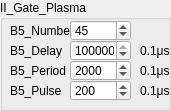
     <widget class="QGroupBox" name="groupBox_15">
      <property name="geometry">
       <rect>
        <x>210</x>
        <y>360</y>
        <width>171</width>
        <height>111</height>
       </rect>
      </property>
      <property name="title">
       <string>II_Gate_Plasma</string>
      </property>
      <widget class="QLabel" name="LaserPStextlbl1_17">
       <property name="geometry">
        <rect>
         <x>10</x>
         <y>20</y>
         <width>61</width>
         <height>21</height>
        </rect>
       </property>
       <property name="text">
        <string>B5_Number</string>
       </property>
       <property name="alignment">
        <set>Qt::AlignLeading|Qt::AlignLeft|Qt::AlignVCenter</set>
       </property>
       <property name="wordWrap">
        <bool>false</bool>
       </property>
      </widget>
      <widget class="QLabel" name="LaserPStextlbl1_19">
       <property name="geometry">
        <rect>
         <x>10</x>
         <y>80</y>
         <width>61</width>
         <height>21</height>
        </rect>
       </property>
       <property name="text">
        <string>B5_Pulse</string>
       </property>
       <property name="alignment">
        <set>Qt::AlignLeading|Qt::AlignLeft|Qt::AlignVCenter</set>
       </property>
       <property name="wordWrap">
        <bool>false</bool>
       </property>
      </widget>
      <widget class="QSpinBox" name="B5_Period">
       <property name="geometry">
        <rect>
         <x>70</x>
         <y>60</y>
         <width>61</width>
         <height>21</height>
        </rect>
       </property>
       <property name="minimum">
        <number>0</number>
       </property>
       <property name="maximum">
        <number>100000000</number>
       </property>
       <property name="value">
        <number>2000</number>
       </property>
      </widget>
      <widget class="QLabel" name="LaserPStextlbl1_18">
       <property name="geometry">
        <rect>
         <x>10</x>
         <y>60</y>
         <width>61</width>
         <height>21</height>
        </rect>
       </property>
       <property name="text">
        <string>B5_Period</string>
       </property>
       <property name="alignment">
        <set>Qt::AlignLeading|Qt::AlignLeft|Qt::AlignVCenter</set>
       </property>
       <property name="wordWrap">
        <bool>false</bool>
       </property>
      </widget>
      <widget class="QSpinBox" name="B5_Pulse">
       <property name="geometry">
        <rect>
         <x>70</x>
         <y>80</y>
         <width>61</width>
         <height>21</height>
        </rect>
       </property>
       <property name="minimum">
        <number>10</number>
       </property>
       <property name="maximum">
        <number>2000</number>
       </property>
       <property name="value">
        <number>200</number>
       </property>
      </widget>
      <widget class="QSpinBox" name="B5_Number">
       <property name="geometry">
        <rect>
         <x>70</x>
         <y>20</y>
         <width>61</width>
         <height>21</height>
        </rect>
       </property>
       <property name="minimum">
        <number>0</number>
       </property>
       <property name="maximum">
        <number>300</number>
       </property>
       <property name="value">
        <number>45</number>
       </property>
      </widget>
      <widget class="QSpinBox" name="B5_Delay">
       <property name="geometry">
        <rect>
         <x>70</x>
         <y>40</y>
         <width>61</width>
         <height>21</height>
        </rect>
       </property>
       <property name="minimum">
        <number>0</number>
       </property>
       <property name="maximum">
        <number>100000000</number>
       </property>
       <property name="value">
        <number>29969150</number>
       </property>
      </widget>
      <widget class="QLabel" name="LaserPStextlbl1_16">
       <property name="geometry">
        <rect>
         <x>10</x>
         <y>40</y>
         <width>61</width>
         <height>21</height>
        </rect>
       </property>
       <property name="text">
        <string>B5_Delay</string>
       </property>
       <property name="alignment">
        <set>Qt::AlignLeading|Qt::AlignLeft|Qt::AlignVCenter</set>
       </property>
       <property name="wordWrap">
        <bool>false</bool>
       </property>
      </widget>
      <widget class="QLabel" name="LaserPStextlbl1_44">
       <property name="geometry">
        <rect>
         <x>140</x>
         <y>40</y>
         <width>31</width>
         <height>21</height>
        </rect>
       </property>
       <property name="text">
        <string>0.1μs</string>
       </property>
       <property name="alignment">
        <set>Qt::AlignLeading|Qt::AlignLeft|Qt::AlignVCenter</set>
       </property>
       <property name="wordWrap">
        <bool>false</bool>
       </property>
      </widget>
      <widget class="QLabel" name="LaserPStextlbl1_45">
       <property name="geometry">
        <rect>
         <x>140</x>
         <y>80</y>
         <width>31</width>
         <height>21</height>
        </rect>
       </property>
       <property name="text">
        <string>0.1μs</string>
       </property>
       <property name="alignment">
        <set>Qt::AlignLeading|Qt::AlignLeft|Qt::AlignVCenter</set>
       </property>
       <property name="wordWrap">
        <bool>false</bool>
       </property>
      </widget>
      <widget class="QLabel" name="LaserPStextlbl1_46">
       <property name="geometry">
        <rect>
         <x>140</x>
         <y>60</y>
         <width>31</width>
         <height>21</height>
        </rect>
       </property>
       <property name="text">
        <string>0.1μs</string>
       </property>
       <property name="alignment">
        <set>Qt::AlignLeading|Qt::AlignLeft|Qt::AlignVCenter</set>
       </property>
       <property name="wordWrap">
        <bool>false</bool>
       </property>
      </widget>
     </widget>
